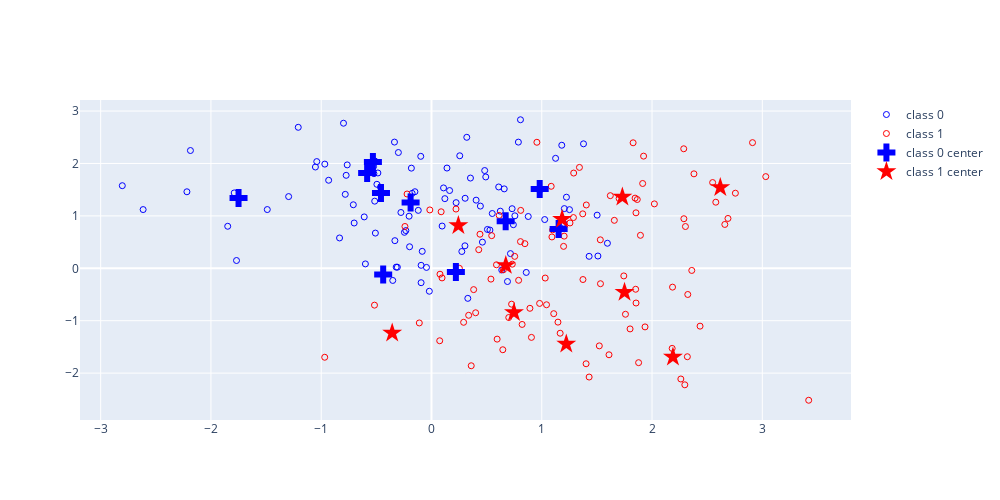

Source (notebook cell):
### Code cell
J = 10
K = 2
m0 = np.array([0,1])
m1 = np.array([1,0])
# Step 1: Generate 20 centers
np.random.seed(100)
mu_k0 = np.random.normal(size=(J,K)) + np.tile(m0, (J, 1))
mu_k1 = np.random.normal(size=(J,K)) + np.tile(m1, (J, 1))

# Step 2:  Given the 20 centers, generate a training sample of size 200 (100 from each class) and a test sample of size 10,000 (5,000 from each class).
s = np.sqrt(1/5)
n_training = 100
training_set_id0 = np.random.randint(0, J, size=n_training)
training_set_id1 = np.random.randint(0, J, size=n_training)
X_training = np.random.normal(size=(2 * n_training, K)) * s + np.vstack((mu_k0[training_set_id0], mu_k1[training_set_id1]))
Y_training = np.array([0]*n_training  + [1]*n_training)


n_testing = 5000
testing_set_id0 = np.random.randint(0, J, size=n_testing)
testing_set_id1 = np.random.randint(0, J, size=n_testing)
X_testing = np.random.normal(size=(2 * n_testing, K)) * s + np.vstack((mu_k0[testing_set_id0], mu_k1[testing_set_id1]))
Y_testing = np.array([0]*n_testing  + [1]*n_testing)

# Step 3: Produce a scatter plot of training data
fig = go.Figure()
fig.update_layout(width=1000,height=500)

fig.add_trace(go.Scatter(x=X_training[:n_training, 0], y= X_training[:n_training, 1],
                    mode='markers',
                    marker_symbol='circle-open',
                    name='class 0',
                    marker_color="blue"))

fig.add_trace(go.Scatter(x=X_training[n_training:, 0], y= X_training[n_training:, 1],
                    mode='markers',
                    marker_symbol='circle-open',
                    name='class 1',
                    marker_color="red"))

fig.add_trace(go.Scatter(x=mu_k0[:,0], y=mu_k0[:,1],
                    mode='markers',
                    name= 'class 0 center',
                    marker_symbol='cross',
                    marker_size =15,
                    marker_color="blue"))

fig.add_trace(go.Scatter(x=mu_k1[:,0], y=mu_k1[:,1],
                    mode='markers',
                    name= 'class 1 center',
                    marker_symbol='star',
                    marker_size =15,
                    marker_color="red"))
